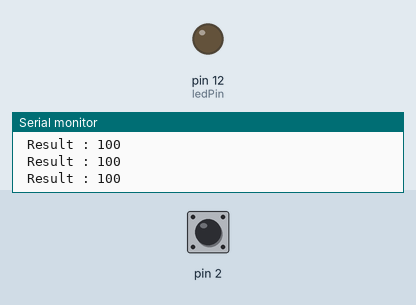
This sketch was run on a simulated Arduino Uno, built with avr-gcc and run on an emulated ATmega328P. On the bench: output pins drawn as LEDs (lit = HIGH), the last lines printed to the serial monitor. The inputs (shaded band) are chosen by the test bench; at power-on: pin 2 HIGH.

Above: at 1.2 s.
1.3 s: pin 2 pulled LOW for 1 s
At 2.2 s:
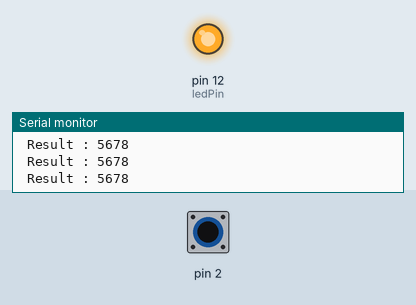
4.0 s: pin 2 pulled LOW for 3.2 s
At 8.7 s:
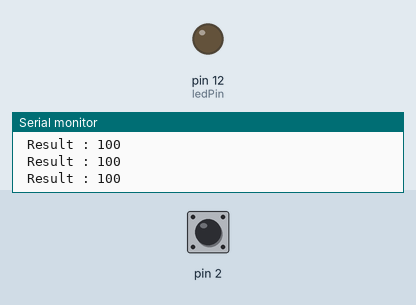
Timing chart, 0 to 10.2 s (numbered marks = the images above; inputs shaded):
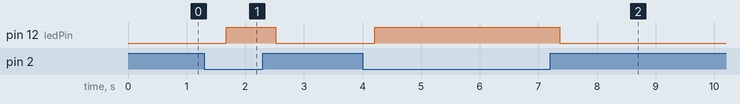

The sketch:

TouchyFeelyV3.ino
```cpp
#include <CapacitiveSensor.h>
CapacitiveSensor capSensor = CapacitiveSensor(4,2);

int threshold = 400;
const int ledPin = 12;

void setup() {
  Serial.begin(9600);
  pinMode(ledPin, OUTPUT);
}

void loop() {
   int result = sensorResult();
   if(result > threshold) {
    digitalWrite(ledPin, HIGH);
    } else {
      digitalWrite(ledPin, LOW);
    }
   delay(10);
}
// average van sensorReading and sending back mapped *10 for better treshold range control
int sensorResult() {
  int total = 0;
  int result = 0;
  for (int i = 0; i <50; i++) {
       long sensorValue = capSensor.capacitiveSensor(30);
       total = total + sensorValue;
       delay(1);
       //Serial.print(sensorValue);
       //Serial.print(" ");
  }
   result = total/5;
   Serial.print(" Result : ");
   Serial.println(result);
   return result;
}
```

Measured:
- after the input at 1.3 s, pin 12 (ledPin): LOW → HIGH after 0.38 s, → LOW 0.84 s later
- after the input at 4.0 s, pin 12 (ledPin): LOW → HIGH after 0.21 s, → LOW 3.2 s later
